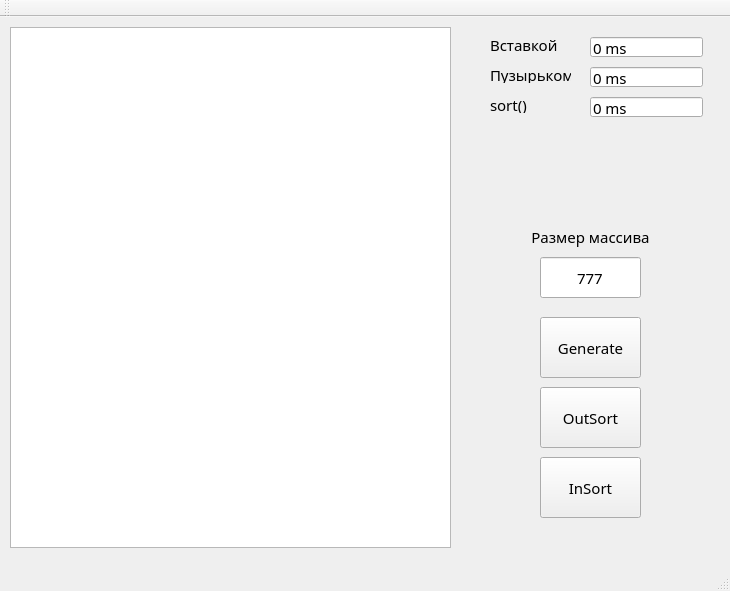
<?xml version="1.0" encoding="UTF-8"?>
<ui version="4.0">
 <class>MainWindow</class>
 <widget class="QMainWindow" name="MainWindow">
  <property name="geometry">
   <rect>
    <x>0</x>
    <y>0</y>
    <width>730</width>
    <height>591</height>
   </rect>
  </property>
  <property name="font">
   <font>
    <family>Segoe MDL2 Assets</family>
    <pointsize>11</pointsize>
   </font>
  </property>
  <property name="windowTitle">
   <string>MainWindow</string>
  </property>
  <widget class="QWidget" name="centralWidget">
   <widget class="QPushButton" name="InSortButton">
    <property name="geometry">
     <rect>
      <x>540</x>
      <y>440</y>
      <width>101</width>
      <height>61</height>
     </rect>
    </property>
    <property name="text">
     <string>InSort</string>
    </property>
   </widget>
   <widget class="QPushButton" name="GenerateButton">
    <property name="geometry">
     <rect>
      <x>540</x>
      <y>300</y>
      <width>101</width>
      <height>61</height>
     </rect>
    </property>
    <property name="focusPolicy">
     <enum>Qt::NoFocus</enum>
    </property>
    <property name="text">
     <string>Generate</string>
    </property>
   </widget>
   <widget class="QTextEdit" name="textEdit">
    <property name="geometry">
     <rect>
      <x>10</x>
      <y>10</y>
      <width>441</width>
      <height>521</height>
     </rect>
    </property>
   </widget>
   <widget class="QLineEdit" name="Line_Time_InsertSort">
    <property name="geometry">
     <rect>
      <x>590</x>
      <y>20</y>
      <width>113</width>
      <height>20</height>
     </rect>
    </property>
    <property name="text">
     <string>0 ms</string>
    </property>
   </widget>
   <widget class="QLabel" name="MySort_label">
    <property name="geometry">
     <rect>
      <x>490</x>
      <y>50</y>
      <width>81</width>
      <height>16</height>
     </rect>
    </property>
    <property name="text">
     <string>Пузырьком</string>
    </property>
   </widget>
   <widget class="QLineEdit" name="size_box">
    <property name="geometry">
     <rect>
      <x>540</x>
      <y>240</y>
      <width>101</width>
      <height>41</height>
     </rect>
    </property>
    <property name="font">
     <font>
      <pointsize>11</pointsize>
     </font>
    </property>
    <property name="text">
     <string>777</string>
    </property>
    <property name="alignment">
     <set>Qt::AlignCenter</set>
    </property>
   </widget>
   <widget class="QLabel" name="SizeOfArray_Label">
    <property name="geometry">
     <rect>
      <x>530</x>
      <y>210</y>
      <width>121</width>
      <height>20</height>
     </rect>
    </property>
    <property name="layoutDirection">
     <enum>Qt::LeftToRight</enum>
    </property>
    <property name="text">
     <string>Размер массива</string>
    </property>
    <property name="alignment">
     <set>Qt::AlignCenter</set>
    </property>
   </widget>
   <widget class="QLabel" name="CppSort_Label_2">
    <property name="geometry">
     <rect>
      <x>490</x>
      <y>20</y>
      <width>91</width>
      <height>16</height>
     </rect>
    </property>
    <property name="text">
     <string>Вставкой</string>
    </property>
   </widget>
   <widget class="QLabel" name="CppSort_Label_3">
    <property name="geometry">
     <rect>
      <x>490</x>
      <y>80</y>
      <width>91</width>
      <height>16</height>
     </rect>
    </property>
    <property name="text">
     <string>sort()</string>
    </property>
   </widget>
   <widget class="QLineEdit" name="Line_Time_BubleSort">
    <property name="geometry">
     <rect>
      <x>590</x>
      <y>50</y>
      <width>113</width>
      <height>20</height>
     </rect>
    </property>
    <property name="text">
     <string>0 ms</string>
    </property>
   </widget>
   <widget class="QLineEdit" name="Line_Time_SortFunc">
    <property name="geometry">
     <rect>
      <x>590</x>
      <y>80</y>
      <width>113</width>
      <height>20</height>
     </rect>
    </property>
    <property name="text">
     <string>0 ms</string>
    </property>
   </widget>
   <widget class="QPushButton" name="OutSortButton">
    <property name="geometry">
     <rect>
      <x>540</x>
      <y>370</y>
      <width>101</width>
      <height>61</height>
     </rect>
    </property>
    <property name="text">
     <string>OutSort</string>
    </property>
   </widget>
  </widget>
  <widget class="QMenuBar" name="menuBar">
   <property name="geometry">
    <rect>
     <x>0</x>
     <y>0</y>
     <width>730</width>
     <height>21</height>
    </rect>
   </property>
  </widget>
  <widget class="QToolBar" name="mainToolBar">
   <attribute name="toolBarArea">
    <enum>TopToolBarArea</enum>
   </attribute>
   <attribute name="toolBarBreak">
    <bool>false</bool>
   </attribute>
  </widget>
  <widget class="QStatusBar" name="statusBar"/>
 </widget>
 <layoutdefault spacing="6" margin="11"/>
 <resources/>
 <connections/>
</ui>
